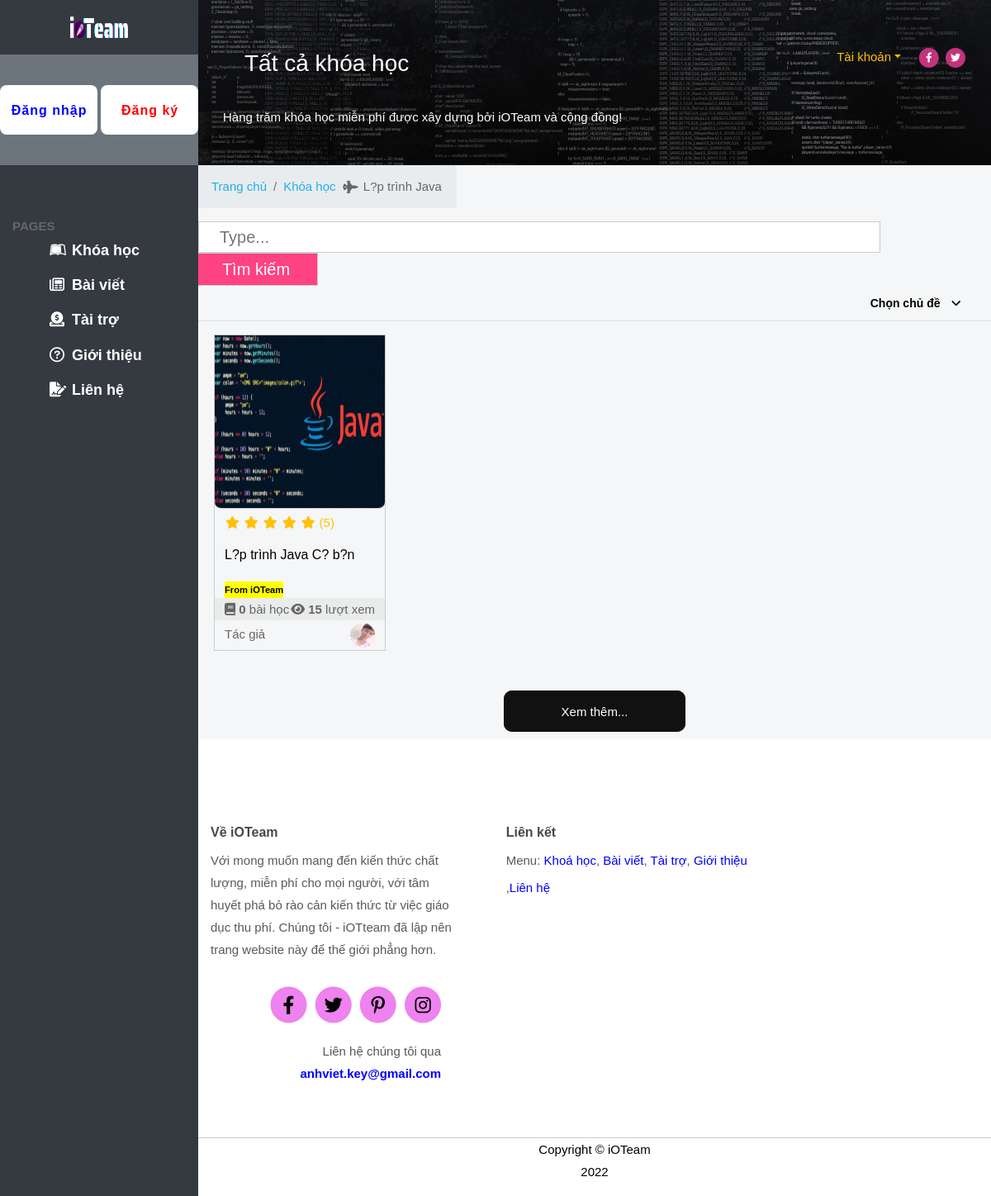
Screenshot of /learn.php?c=list&id=3 with the database file from the repository.
### tables this page shows
CREATE TABLE IF NOT EXISTS `categorysub` (
  `idsub` int(11) NOT NULL AUTO_INCREMENT,
  `iddm` int(11) NOT NULL,
  `tensub` varchar(255) DEFAULT NULL,
  `mota` text,
  `anhnd` varchar(255) DEFAULT NULL,
  `so_luot_xem` int(11) DEFAULT '0',
  `sl_bai` int(11) DEFAULT NULL,
  PRIMARY KEY (`idsub`) USING BTREE,
  KEY `iddm` (`iddm`) USING BTREE
);

### model/helper.php (called while the page is built, shortened)
<?php
    class Database{
        private static $dsn = 'mysql:host=localhost;dbname=learn;charset=utf8';
        private static $username = "root";
        private static $password = "";
        private static $con = null;
        public static function db_connect()
     {
         try{
            if(is_null(self::$con))
            {
               self::$con = new PDO(self::$dsn,self::$username,self::$password);
               self::$con->setAttribute(PDO::ATTR_ERRMODE,PDO::ERRMODE_WARNING);
            }
         }catch(PDOException $e)
         {
           $error_message = $e->getMessage();
           include_once('../errors/database_error.php');
         }
     }
        public static function db_get_list($sql = '')
     {
        if(!is_null(self::$con))
        {
           $result = self::$con->prepare($sql);
           $result->execute();
           if($result->rowCount() > 0)
           {
              $rows = $result->fetchAll();
              return $rows;
           }
        }
        return false;
     }
    }

### view/common/layout/main/listpro.php (the view, shortened to what this page needs)
<?php
$sql = "select * from category order by iddm DESC";
$lists = Database::db_get_list($sql);
?>
<?php
$sql = "select * from categorysub where iddm='$_GET[id]' order by idsub DESC";
$listsub = Database::db_get_list($sql);
?>
<body>
    <div id="colorlib-main">
        <div class="row">
            <div class="col-12">
                <div class="bg-images" style="background-image:url(public/user/assets/img/code.jpg);">
                    <h3 class="title-heading">Tất cả khóa học</h3>
                    <p class="title-heading">Hàng trăm khóa học miễn phí được xây dựng bởi iOTeam và cộng đồng!</p>
                </div>
            </div>
            <div class="breadcrumb-area">
                <div class="container">
                    <div class="row">
                        <div class="col-12">
                            <div class="breadcrumb-wrap">
                                <nav aria-label="breadcrumb">
                                    <ul class="breadcrumb">
                                        <li class="breadcrumb-item"><a href="index.php">Trang chủ</a></li>
                                        <li class="breadcrumb-item"><a href="?c=khoahoc">Khóa học</a>&nbsp;&nbsp;
                                        <li class="active" aria-current="page" style="display: contents;">
                                            <i class="fas fa-fighter-jet d-flex-center"></i>&nbsp;
                                            <?php
                                            $sql = "select * from category where iddm='$_GET[id]'";
                                            $danhmucsub = Database::db_get_list($sql);
                                            if (!empty($danhmucsub))
                                                foreach ($danhmucsub as $ds) :
                                            ?>
                                            <option value="<?php echo $ds['iddm']; ?>">
                                            </option>
                                            <?php
                                                endforeach;
                                            ?>
                                        </li>
                                    </ul>
                                </nav>
                            </div>
                        </div>
                    </div>
                </div>
            </div>
        </div>
        <div class="container">
            <div class="row">
                <div class="boxx">
                    <form action="?c=TKiem" method="POST">
                        <input type="text" placeholder="Type..." name="tukhoa">
                        <input type="submit" value="Tìm kiếm" name="Timkiem">
                    </form>
                </div>
                <div class="col-12" style="text-align: right;">
                    <div class="dropdownmenu">
                        <span onclick="btnToggle()" class="dropbutton">
                            Chọn chủ đề<i class=" dropbutton fas fa-angle-down"></i>
                        </span>
                    </div>
                </div>
            </div>
        </div>
        <hr style="margin-top: 0!important;">
        <div class="row mb-5 ml-1 mr-1">
            <?php
            if (!empty($listsub))
                foreach ($listsub as $rows) :
            ?>
            <div class="col col-xl-3 col-lg-4 col-md-4 grid">
                <div class="grid-front">
                    <div class="con_tai_ner">
                        <img class="grid-thumbnail" src="uploads/<?php echo $rows['anhnd']; ?>" alt=""
                            style="width:640px;height:210px;object-fit:revert;">
                    </div>
                    <a href='?c=listvideo&id=<?php echo $rows["idsub"] ?>' title="hello">
                        <div class="pd--sub">
                            <div class="text-warning font-size-sm">
                                <i class="fa fa-fw fa-star"></i>
                                <i class="fa fa-fw fa-star"></i>
                                <i class="fa fa-fw fa-star"></i>
                                <i class="fa fa-fw fa-star"></i>
                                <i class="fa fa-fw fa-star"></i>
                                (5)
                            </div>
                            <p class="grid-name"><?php echo $rows['tensub'] ?></p>
                    </a>
                    <div class="btn__logo--iOTeam">From iOTeam</div>
                    <div class="grid-stats">
                        <p class="viewers"><i class="fas fa-book"></i> <b><?php echo $rows["sl_bai"] ?></b> bài học</p>
                        <p class="viewers"><i class="fas fa-eye"></i> <b><?php echo $rows["so_luot_xem"] ?></b> lượt xem
                        </p>
                    </div>
                    <div class="team--author">
                        <span>Tác giả</span>
                        <p class="icon--author"><img class="img-boder" src="public/user/assets/img/beauty.jpeg"></p>
                    </div>
                </div>
            </div>
        </div>
        <?php endforeach; ?>
    </div>
    <div class="d-flex-center">
        <button class="btn-more glow-on-hover mb-2" type="button">Xem thêm...</button>
    </div>
    </div>
</body>

### public/user/assets/css/grids.css (style rules this page uses)
*, *::before, *::after { box-sizing: border-box; }
.dropbutton { color: #000; padding: 14px; font-size: 14px; border: none; cursor: pointer; font-weight: bold; margin-right: -3px; }
.dropdownmenu { position: relative; display: inline-block; outline: none; }
.boxx { width: 100%; }
.boxx input { width: 100%; position: relative; display: inline-block; font-size: 20px; box-sizing: border-box; border: 1px solid #ccc !important; }
.boxx input[type="text"] { background: #fff; width: 86%; border: none; outline: none; padding: 0 25px; }
.boxx input[type="submit"] { position: relative; left: -5px; width: 150px; border: none; outline: none; cursor: pointer; background: #ff4282; color: #fff; }
:root { --clr-dark: rgb(13, 17, 19); --clr-light: #fff; --clr-accent: rgb(222, 52, 0); --clr-accent-dark: rgb(163, 38, 0); --clr-secondary: rgb(0, 76, 199); --br: 0.5rem; --transition: transform 200ms cubic-bezier(0.23, 0.99, 0.72, 1.03); }
img { max-width: 100%; }
h1, h2, h3, p { margin: 0; }
.grid-thumbnail { opacity: 1; display: block; width: 100%; height: auto; transition: 0.5s ease; backface-visibility: hidden; }
.grid-front { transition: 250ms; border: 1px solid #ccc; }
.grid-thumbnail { height: 210px; border-radius: 0 0 0.5rem 0.5rem; overflow: hidden; border-bottom: 0.1px solid rgb(201, 201, 201); }
.pd--sub { padding: 0.2em 0.8em !important; }
.team--author { display: flex; text-align: center; justify-content: space-between; margin-top: 0.2rem; }
.icon--author { width: 2em; height: 2em; display: inline-block; position: relative; display: flex; margin-left: 4em; }
.img-boder { border-radius: 50%; }
.grid-front .grid-name { margin: 0.75rem 0; text-align: left; margin: 0.75em 0; max-width: 100%; text-overflow: ellipsis; white-space: nowrap; overflow: hidden; font-size: 1rem !important; color: black; }
.btn__logo--iOTeam { display: inline-block; background: yellow; border: none; color: black; font-weight: bold; font-size: 0.7rem !important; }
.grid-front .grid-stats { display: flex; justify-content: space-between; align-items: center; background-color: #cccccc47 !important; margin: -0.1em -0.8em 0 !important; padding: 0em 0.8em !important; }

### view/common/layout/main/listpro.php (style rules this page uses)
.col { display: none; }

### rows the page displays
categorysub: anhnd (picture), tensub "L?p trình Java C? b?n", sl_bai "0", so_luot_xem "15"
